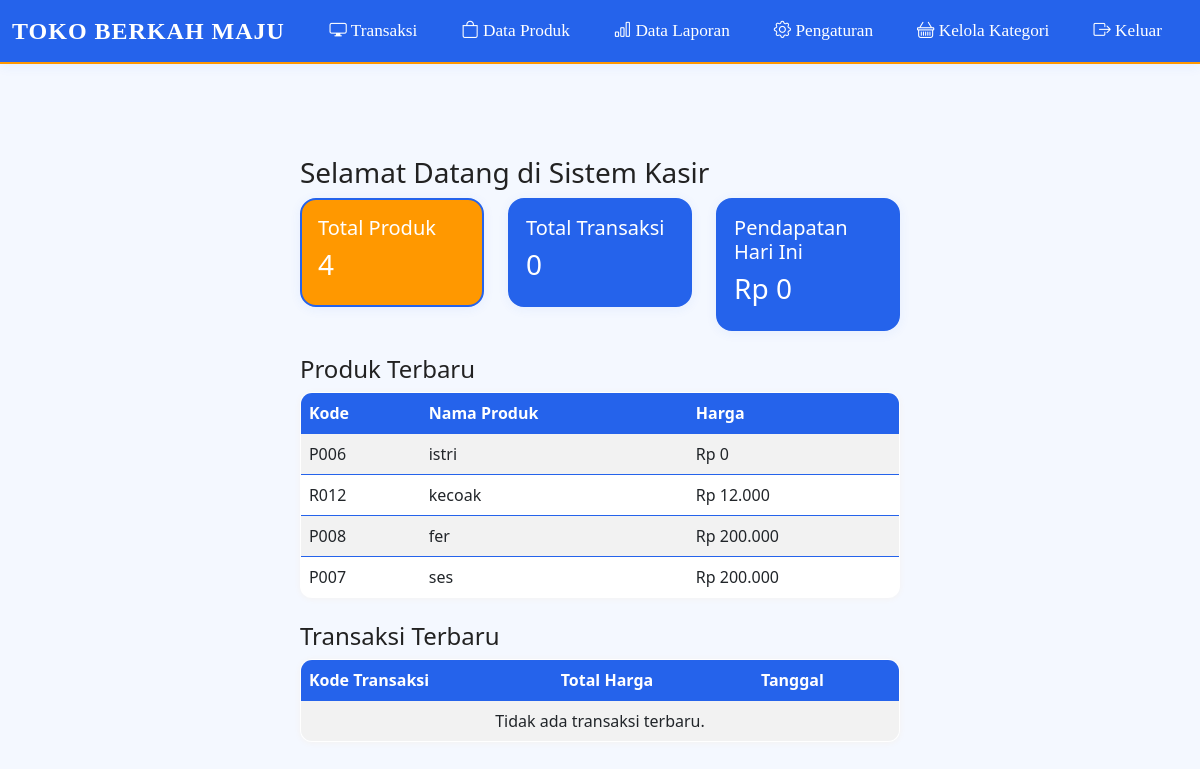
The app's page /dashboard.php (signed in), older data.
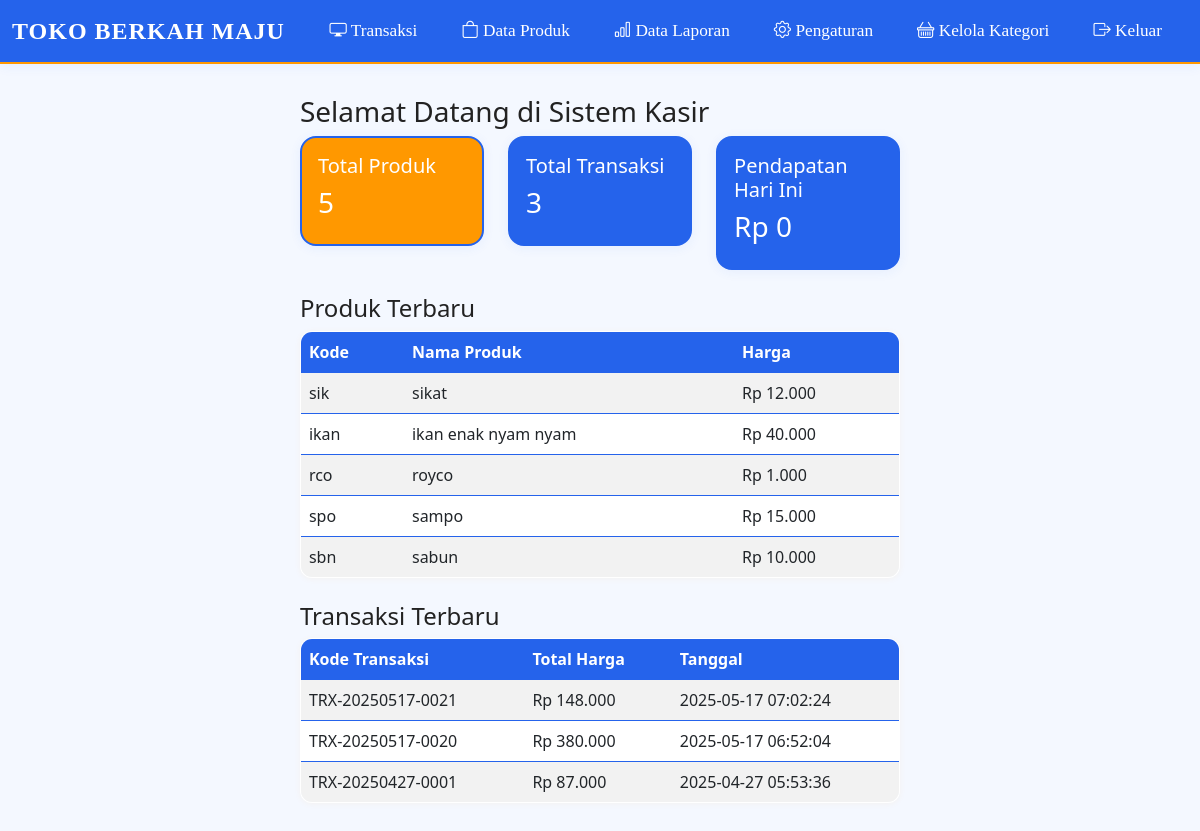
The same page, newer data.
### tables this page shows
CREATE TABLE `produk` (
  `id` int(11) NOT NULL,
  `kode_produk` varchar(50) NOT NULL,
  `nama_produk` varchar(100) NOT NULL,
  `harga` int(11) NOT NULL,
  `stok` int(11) NOT NULL,
  `gambar` varchar(255) DEFAULT NULL,
  `kategori_id` int(11) DEFAULT NULL
);

CREATE TABLE `transaksi` (
  `id` int(11) NOT NULL,
  `kode_transaksi` varchar(20) NOT NULL,
  `nama_pelanggan` varchar(100) NOT NULL,
  `total_harga` int(11) NOT NULL,
  `tanggal` timestamp NOT NULL DEFAULT current_timestamp(),
  `id_pelanggan` int(11) DEFAULT NULL,
  `id_operator` int(11) DEFAULT NULL
);

### dashboard.php (the view, shortened to what this page needs)
<?php
include 'init.php';
?>
<!DOCTYPE html>
<html lang="id">
<head>
    <link rel="stylesheet" href="https://cdn.jsdelivr.net/npm/bootstrap@5.3.0/dist/css/bootstrap.min.css">
    <link rel="stylesheet" href="custom_style.php">
    <link rel="stylesheet" href="assets/style.css">
</head>
<body class="with-navbar-padding">
<?php include 'navbar.php'; ?>
<div class="main-content">
    <div class="container mt-4">
        <h3>Selamat Datang di Sistem Kasir</h3>
        <div class="row">
            <div class="col-md-4">
                <div class="card bg-warning text-white">
                    <div class="card-body">
                        <h5>Total Produk</h5>
                        <?php
                            $result = mysqli_query($koneksi, "SELECT COUNT(*) AS total FROM produk");
                            $data = mysqli_fetch_assoc($result);
                            echo "<h3>" . ($data['total'] ?? 0) . "</h3>";
                        ?>
                    </div>
                </div>
            </div>
            <div class="col-md-4">
                <div class="card bg-success text-white">
                    <div class="card-body">
                        <h5>Total Transaksi</h5>
                        <?php
                            $result = mysqli_query($koneksi, "SELECT COUNT(*) AS total FROM transaksi");
                            $data = mysqli_fetch_assoc($result);
                            echo "<h3>" . ($data['total'] ?? 0) . "</h3>";
                        ?>
                    </div>
                </div>
            </div>
            <div class="col-md-4">
                <div class="card bg-primary text-white">
                    <div class="card-body">
                        <h5>Pendapatan Hari Ini</h5>
                        <?php
                            $result = mysqli_query($koneksi, "SELECT SUM(total_harga) AS total FROM transaksi WHERE DATE(tanggal) = CURDATE()");
                            $data = mysqli_fetch_assoc($result);
                            $total_pendapatan = $data['total'] ?? 0;
                            echo "<h3>Rp " . number_format($total_pendapatan, 0, ',', '.') . "</h3>";
                        ?>
                    </div>
                </div>
            </div>
        </div>
        <div class="mt-4">
            <h4>Produk Terbaru</h4>
            <table class="table table-striped">
                <thead>
                    <tr>
                        <th>Kode</th>
                        <th>Nama Produk</th>
                        <th>Harga</th>
                    </tr>
                </thead>
                <tbody>
                    <?php
                    $result = mysqli_query($koneksi, "SELECT * FROM produk ORDER BY id DESC LIMIT 5");
                    if(mysqli_num_rows($result) > 0) {
                        while ($row = mysqli_fetch_assoc($result)) {
                            echo "<tr>
                                    <td>{$row['kode_produk']}</td>
                                    <td>{$row['nama_produk']}</td>
                                    <td>Rp " . number_format($row['harga'], 0, ',', '.') . "</td>
                                  </tr>";
                        }
                    } else {
                        echo "<tr><td colspan='3' class='text-center'>Tidak ada produk terbaru.</td></tr>";
                    }
                    ?>
                </tbody>
            </table>
        </div>
        <div class="mt-4">
            <h4>Transaksi Terbaru</h4>
            <table class="table table-striped">
                <thead>
                    <tr>
                        <th>Kode Transaksi</th>
                        <th>Total Harga</th>
                        <th>Tanggal</th>
                    </tr>
                </thead>
                <tbody>
                    <?php
                    $result = mysqli_query($koneksi, "SELECT * FROM transaksi ORDER BY id DESC LIMIT 5");
                    if(mysqli_num_rows($result) > 0) {
                        while ($row = mysqli_fetch_assoc($result)) {
                            echo "<tr>
                                    <td>{$row['kode_transaksi']}</td>
                                    <td>Rp " . number_format($row['total_harga'], 0, ',', '.') . "</td>
                                    <td>{$row['tanggal']}</td>
                                  </tr>";
                        }
                    } else {
                        echo "<tr><td colspan='3' class='text-center'>Tidak ada transaksi terbaru.</td></tr>";
                    }
                    ?>
                </tbody>
            </table>
        </div>
    </div>
</div>
</body>
</html>

Row changes from the older to the newer data that the page shows:
removed produk: kode_produk "P006", nama_produk "istri", harga "0"
removed produk: kode_produk "R012", nama_produk "kecoak", harga "12.000"
removed produk: kode_produk "P008", nama_produk "fer", harga "200.000"
removed produk: kode_produk "P007", nama_produk "ses", harga "200.000"
added produk: kode_produk "sik", nama_produk "sikat", harga "12.000"
added produk: kode_produk "ikan", nama_produk "ikan enak nyam nyam", harga "40.000"
added produk: kode_produk "rco", nama_produk "royco", harga "1.000"
added produk: kode_produk "spo", nama_produk "sampo", harga "15.000"
added produk: kode_produk "sbn", nama_produk "sabun", harga "10.000"
added transaksi: kode_transaksi "TRX-20250517-0021", total_harga "148.000", tanggal "2025-05-17 07:02:24"
added transaksi: kode_transaksi "TRX-20250517-0020", total_harga "380.000", tanggal "2025-05-17 06:52:04"
added transaksi: kode_transaksi "TRX-20250427-0001", total_harga "87.000", tanggal "2025-04-27 05:53:36"
Text that changed along with them:
$data['total']: "4" → "5"
$data['total']: "0" → "3"
text no longer shown: "Tidak ada transaksi terbaru."
